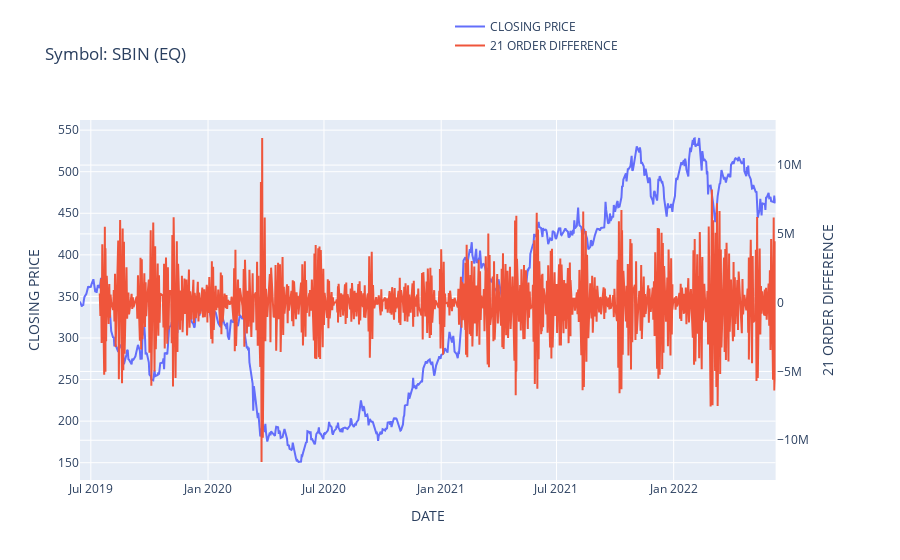

Here is the notebook cell this chart was saved with:
### Code cell
# Create figure with secondary y-axis
fig = make_subplots(specs=[[{"secondary_y": True}]])

# Add traces
fig.add_trace(
    go.Scatter(x=this_stock_data.index, y=this_stock_data['CH_CLOSING_PRICE'], name="CLOSING PRICE"),
    secondary_y=False,
)

fig.add_trace(
    go.Scatter(x=this_stock_data.index, y=this_stock_data['Diff_'+ str(k)], name=str(k) + " ORDER DIFFERENCE"),
    secondary_y=True,
)

# Add figure title
fig.update_layout(
    title_text="Symbol: " + symbol + " (" + series + ")",
    legend=dict(yanchor="top", y=1.3, xanchor="left", x=0.5)
)

# Set x-axis title
fig.update_xaxes(title_text="DATE")

# Set y-axes titles
fig.update_yaxes(title_text="CLOSING PRICE", secondary_y=False)
fig.update_yaxes(title_text=str(k) + " ORDER DIFFERENCE", secondary_y=True)

fig.show()

### Figure 1 — Plotly figure (JSON) as saved in the notebook; plotly's stock layout.template omitted (floating-point values rounded to 4 significant figures; data arrays with more than 128 entries replaced by an {"elided": "..."} marker saying what was removed)
{"data": [{"name": "CLOSING PRICE", "type": "scatter", "x": {"elided": "763 str values"}, "xaxis": "x", "y": {"elided": "763 float values"}, "yaxis": "y"}, {"name": "21 ORDER DIFFERENCE", "type": "scatter", "x": {"elided": "763 str values"}, "xaxis": "x", "y": {"elided": "763 float values"}, "yaxis": "y2"}], "layout": {"autosize": true, "legend": {"x": 0.5, "xanchor": "left", "y": 1.3, "yanchor": "top"}, "title": {"text": "Symbol: SBIN (EQ)"}, "xaxis": {"anchor": "y", "autorange": true, "domain": [0, 0.94], "range": ["2019-06-14", "2022-06-10"], "title": {"text": "DATE"}, "type": "date"}, "yaxis": {"anchor": "x", "autorange": true, "domain": [0, 1], "range": [129.2, 562.2], "title": {"text": "CLOSING PRICE"}, "type": "linear"}, "yaxis2": {"anchor": "x", "autorange": true, "overlaying": "y", "range": [-12890000.0, 13280000.0], "side": "right", "title": {"text": "21 ORDER DIFFERENCE"}, "type": "linear"}}}
